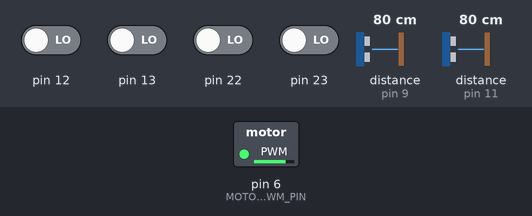
The sketch below on a simulated Arduino Uno, built with avr-gcc and run on an emulated ATmega328P. Shown: switched loads named in the sketch (green lamp = pin HIGH). Wiring (inferred from the names in the program): 2 × ultrasonic range finder: trigger pin 8, echo pin 9 / trigger pin 10, echo pin 11. The inputs (shaded band) are chosen by the test bench; at power-on: pin 12, pin 13, pin 22, pin 23 LOW, distance to the obstacle (sensors on pin 9, pin 11) 80 cm. The echo pulse lasts 58.3 µs per cm; pins used as bus, display or sensor lines are not drawn.

Above: at 1.2 s.
1.3 s: distance to the obstacle (sensor on pin 9) set to 125 cm
2.8 s: distance to the obstacle (sensor on pin 9) set to 134 cm
At 3.8 s:
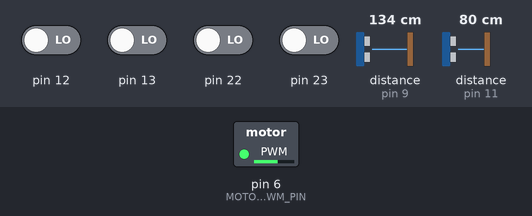
4.4 s: distance to the obstacle (sensor on pin 11) set to 180 cm
5.9 s: distance to the obstacle (sensor on pin 11) set to 188 cm
At 6.3 s:
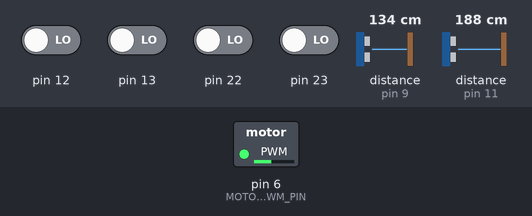
7.5 s: distance to the obstacle (sensor on pin 9) set to 299 cm
At 8.8 s:
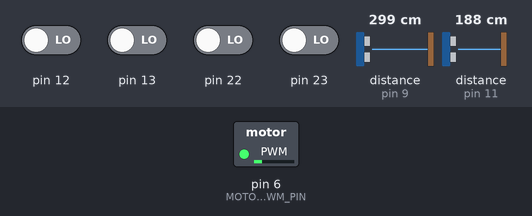
9.2 s: distance to the obstacle (sensor on pin 9) set to 2 cm
At 10.1 s:
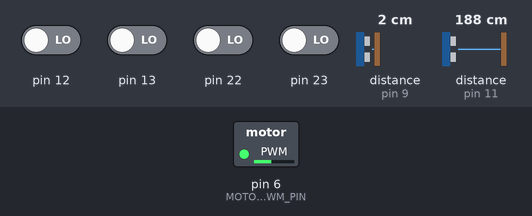
Timing chart, 0 to 11.9 s (numbered marks = the images above; inputs shaded):
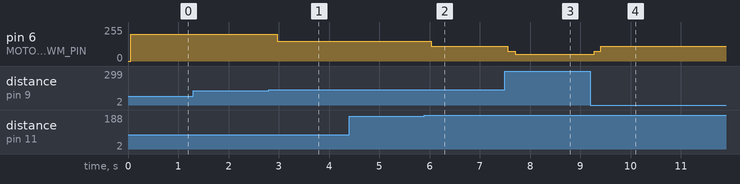

The sketch:

SimultaneousUltrasonic.ino
```cpp
// Simultaneous Ultrasonic Readings
// by G. C. Holden
// 11/22/2018
// Allows for improved consistency in ultrasonic reading by utilizing
// two inexpensive HC-SR04 modules pointed in the same direction and
// manually pulsing them nearly simultaneously, using timestamps (no interrupt timers)
// to calculate distances.


#include <Arduino.h>    // Must include the Arduino Library
//#include <LiquidCrystal.h>  // Uncomment if using 16 x 2 LCD display for testing

#define TRIG_PIN1          8    // Pin # connected to Ultrasonic Module 1 Trigger
#define ECHO_PIN1          9    // Pin # connected to Ultrasonic Module 1  Echo

#define TRIG_PIN2          10   // Pin # connected to Ultrasonic Module 2 Trigger
#define ECHO_PIN2          11   // Pin # connected to Ultrasonic Module 2 Echo

#define MOTOR_PWM_PIN      6    // PWM Pin # connected to Motor control

#define ELEMENTS           4    // Number of elements to average together for distance reading

#define MAX_ECHO_WAIT   15892   // Maximum time to wait for echo pins to return low (distance of 274 cm * 58 microseconds seconds per cm)
#define MAX_READY_WAIT  550     // Maximum number of microseconds to wait for echo pins to be high (ready)

// LiquidCrystal lcd(8, 9, 4, 5, 6, 7); // Uncomment to Setup LCD display object

uint8_t port1;      // Register corresponding to echo pin of ultrasonic module 1
uint8_t bitMask1;   // Bitmask corresponding to echo pin of ultrasonic module 1
uint8_t port2;      // Register corresponding to echo pin of ultrasonic module 2
uint8_t bitMask2;   // Bitmask corresponding to echo pin of ultrasonic module 2

bool echoHigh_1;    // Flag indicating that Module 1 Echo pin goes high and timestamp set
bool echoLow_1;     // Flag indicating that Module 1 Echo pin goes back low and timestamp set
bool echoHigh_2;    // Flag indicating that Module 2 Echo pin goes high and timestamp set
bool echoLow_2;     // Flag indicating that Module 2 Echo pin goes back low and timestamp set

uint32_t Tm_outOfSetLoop; // Timestamp of exiting the loop to wait for echo pins to be ready
uint32_t Tm_outOfRtnLoop; // Timestamp of exiting the loop to wait for return of ping
uint32_t Tm_pulseSent;    // Timestamp of pulse initialization routine beginning

uint32_t Tm_start1;  // Timestamp of Module 1 Echo pin going high
uint32_t Tm_end1;    // Timestamp of Module 1 Echo pin going low

uint32_t Tm_start2; // Timestamp of Module 2 Echo pin going high
uint32_t Tm_end2;   // Timestamp of Module 2 Echo pin going low

uint32_t Tm_1 = millis();      // Timestamp of beginning of one averaging cycle
uint32_t Tm_2 = millis();      // Timestamp of end of one averaging cycle

uint32_t Tm_roundtrip1;    // Microseconds until ping returns
uint32_t Tm_roundtrip2;    // Microseconds until ping returns

volatile uint8_t* addrInputRegPort1;  // Address of the register holding the input state for port 1
volatile uint8_t* addrInputRegPort2;  // Address of the register holding the input state for port 2
// Declared volatile in case ultrasonic module changes the state while temporarily stored

int dist1 = 0;                    // Temporary storage of calculated distance 1
int dist2 = 0;                    // Temporary storage of calculated distance 2
int distances[ELEMENTS + 2] = {0}; // Array holding validated distance calculations
int index = 0;                    // Array indexing
int sum = 0;                      // Accumulator for averaging distances
int average = 0;                  // Average of validated distances
int intensity = 0;                // Motor intensity


void setup() {          // Initialization routine only runs once
  // Define pin modes
  pinMode(TRIG_PIN1, OUTPUT);       // Pin used to trigger module 1
  pinMode(ECHO_PIN1, INPUT);        // Pin used to read time of flight for module 1
  pinMode(TRIG_PIN2, OUTPUT);       // Pin used to trigger module 2
  pinMode(ECHO_PIN2, INPUT);        // Pin used to read time of flight for module 2

  pinMode(MOTOR_PWM_PIN, OUTPUT);   // PWM pin used to control intensity of haptic motor

  // Store the register corresponding to Echo pin 1
  port1 = digitalPinToPort(ECHO_PIN1);
  // Store value of the current numbered pins register bitmask in pinToBitMask
  bitMask1 = digitalPinToBitMask(ECHO_PIN1);
  // Store the address of the input register of port 1
  addrInputRegPort1 = portInputRegister(port1);

  // Store the register corresponding to Echo pin 2
  port2 = digitalPinToPort(ECHO_PIN2);
  // Store value of the current numbered pins register bitmask in pinToBitMask
  bitMask2 = digitalPinToBitMask(ECHO_PIN2);
  // Store the address of the input register of port 2
  addrInputRegPort2 = portInputRegister(port2);

  //    // Uncomment block to ready LCD display
  //    // USE LCD DISPLAY FOR TESTING OF VALUES
  //    // Initialize LCD display
  //    lcd.begin(16, 2);              // Define 16 character x 2 line
  //    lcd.clear();
  //    lcd.setCursor(0,0);
  //    lcd.print("Booting up...."); // print a simple message
  //    delay(1000);
  //    lcd.clear();
  //    lcd.setCursor(0,0);
  //    lcd.print("Dist 1:     cm");
  //    lcd.setCursor(0,1);
  //    lcd.print("Elapse:     millis");

  //    //**** Uncomment block in order to output CSV Header to serial monitor ****
  //    // Start Serial communication
  //    Serial.begin(115200);
  //    // Wait 1 second to enable activation of Serial Monitor
  //    delay(1000);
  //    Serial.println( "Intensity,   port1 , bitMask1,  port2,  bitMask2, *addrInputRegPort1, *addrInputRegPort2 , Tm_outOfSetLoop,  Tm_outOfRtnLoop, Tm_pulseSent, echoHigh_1,  echoLow_1, Tm_start1, Tm_end1, echoHigh_2,  echoLow_2,  Tm_start2, Tm_end2, Tm_roundtrip1, Tm_roundtrip2, Dist1, Dist2");

}     // END of initialization


// Main loop runs continuously after setup
void loop() {
  // Small delay to allow ultrasonic waves to clear
  delay(20);

  // Clear values for this ping cycle
  Tm_start1 = 0;
  Tm_start2 = 0;
  Tm_end1 = 0;
  Tm_end2 = 0;
  Tm_roundtrip1 = 0;
  Tm_roundtrip2 = 0;
  dist1 = 0;
  dist2 = 0;
  echoHigh_1 = false;
  echoHigh_2 = false;
  echoLow_1 = false;
  echoLow_2 = false;

  // If either Echo input pin is still high (true/anything but 0), wait
  while ( ((bitMask1 & *addrInputRegPort1)) || ((bitMask2 & *addrInputRegPort2))) {
    delayMicroseconds(250);   // Wait 1/4000 second before checking again
  }

  // Basic sequence to signal both HC-SR04s to Transmit
  digitalWrite(TRIG_PIN1, LOW);   // Set trigger pin of both modules LOW
  digitalWrite(TRIG_PIN2, LOW);
  delayMicroseconds(4);           // Hold for 4 millionths of a second
  digitalWrite(TRIG_PIN1, HIGH);  // Set trigger pin of both modules HIGH
  digitalWrite(TRIG_PIN2, HIGH);
  delayMicroseconds(16);          // Hold for 16 millionths of a second
  digitalWrite(TRIG_PIN1, LOW);   // Set trigger pin of both modules LOW
  digitalWrite(TRIG_PIN2, LOW);

  // Timestamp of when the pulse was requested - for timeout calculation
  Tm_pulseSent = micros();

  // Transition-to-high timestamp setting loop
  // Keep checking the echo pins while they are not both high and time is within reason
  while ( !(echoHigh_1 && echoHigh_2) && ( (micros() - Tm_pulseSent) < ( MAX_READY_WAIT ) )) {

    // Check if input register port BITWISE-ANDed with bitmask
    // is true (Echo pin 1 has gone high) AND the echo pin 1 high flag is not yet set
    if ( (!echoHigh_1) && (bitMask1 & *addrInputRegPort1)) {
      // Set module 1's beginning timestamp and set the started flag to true
      Tm_start1 = micros();
      echoHigh_1 = true;
    }
    // Check if (input register port BITWISE-ANDed with bitmask)
    // is true (Echo pin 2 has gone high) AND the echo pin 2 high flag is not yet set
    if ( (!echoHigh_2) && (bitMask2 & *addrInputRegPort2)) {
      // Set module 2's beginning timestamp and set the started flag to true
      Tm_start2 = micros();
      echoHigh_2 = true;
    }
  }   // End of Transition-to-high timestamp loop

  // Timestamp when the Echo going high loop was exited
  Tm_outOfSetLoop = micros();

  // Transition-to-low timestamp setting loop
  // If either of the Echo pins went high - meaning they sucessfully started listening
  if ( echoHigh_1 || echoHigh_2) {

    // Keep checking the echo pins while they are not both low and time is within reason
    while ( !(echoLow_1 && echoLow_2) && ((micros() - Tm_pulseSent) < ( MAX_ECHO_WAIT ) )) {

      // If the Echo pin 1 sucessfully went high AND
      // input register port BITWISE-ANDed with bitmask is false (pin has gone low)
      // AND the echo pin 1 low flag is not yet set
      if ( ( (echoHigh_1) && (!echoLow_1) && !(bitMask1 & *addrInputRegPort1)) ) {
        // Set the first module ending timestamp and set the ended flag to true
        Tm_end1 = micros();
        echoLow_1 = true;
      }

      // If the Echo pin 2 sucessfully went high AND
      // Input register port BITWISE-ANDed with bitmask is false (pin has gone low)
      // AND the echo pin 2 low flag is not yet set
      if ( (echoHigh_2) && (!echoLow_2) && !(bitMask2 & *addrInputRegPort2) ) {
        // Set the second module ending timestamp and set the ended flag to true
        Tm_end2 = micros();
        echoLow_2 = true;
      }

    }   // End of Transition-to-low timestamp loop

    // If module 1 started listening
    if (echoHigh_1) {
      // If module 1 heard an echo, calculate the roundtrip time
      if (echoLow_1) {
        Tm_roundtrip1 = Tm_end1 - Tm_start1;
      }
      // If module 1 did not hear an echo, set roundtrip time to maximum
      else {
        Tm_roundtrip1 = MAX_ECHO_WAIT;
      }
      // One way distance is approx equal to roundtrip time / 58
      dist1 = Tm_roundtrip1 / 58;
    }

    // Same sequence for module 2
    if (echoHigh_2) {
      if (echoLow_2) {
        Tm_roundtrip2 = Tm_end2 - Tm_start2;
        dist2 = Tm_roundtrip2 / 58;
      } else {
        Tm_roundtrip2 = MAX_ECHO_WAIT;
      }
      dist2 = Tm_roundtrip2 / 58;
    }
  }

  // Timestamp when the Echo going low loop was exited - for debugging
  Tm_outOfRtnLoop = micros();


  // WORK WITH DISTANCE VALUES TO CLEAN UP BAD DATA AND DISCREPANCIES
  // If there are distance values for both of the modules
  if (dist1 && dist2) {
    // If the two distances agree (are within 50cm of each other)
    if ( abs(dist1 - dist2) < 50 ) {
      // Add the distances to the distances array and increment index
      distances[index] = dist1;
      index++;
      distances[index] = dist2;
      index++;
    } // If there are two values, but they differ more than 50cm
    else {
      // Place the larger value into the distance array and increment the counter
      if (dist1 >= dist2) {
        distances[index] = dist1;
      }
      else {
        distances[index] = dist2;
      }
      index++;
    }
  } // If two values were not set then place either one or none into the array
  else {
    if (dist1) {
      distances[index] = dist1;
      index++;
    }
    else if (dist2) {
      distances[index] = dist2;
      index++;
    }
  }

  // If there are at least the required number of values in the array, average them
  if (index >= ELEMENTS) {
    for (int i = 0; i < ELEMENTS; i++) {
      sum += distances[i];
    }
    // Calculate average and then reset variables
    average = sum / ELEMENTS;
    index = 0;
    sum = 0;
    Tm_2 = millis();


    // If the distance indicates the path is clear of obstacles, set motor intensity low
    if ((average <= 0) || average >= 274) {
      intensity = 50;
    }
    else if (average < 80) {
      intensity = 255;
    }
    else if (average < 120) {
      intensity = 200;
    }
    else if (average < 160) {
      intensity = 150;
    }
    else if (average < 200) {
      intensity = 110;
    }
    else if (average < 240) {
      intensity = 75;
    }
    else if (average < 274) {
      intensity = 65;
    }

    analogWrite(MOTOR_PWM_PIN, intensity);

    //        // Output distance in CM to LCD for testing purposes
    //        lcd.setCursor(8,0);
    //        lcd.print("   ");
    //        lcd.setCursor(8,0);
    //        lcd.print(average);
    //
    //        lcd.setCursor(8,1);
    //        lcd.print("    ");
    //        lcd.setCursor(8,1);
    //        lcd.print(Tm_2-Tm_1);

    Tm_1 = Tm_2;    // Move end of this averaging cycle to beginning of next
  }

  //    //**** Uncomment block in order to output CSV data to serial ****
  //
  //    Serial.print( intensity);    Serial.print(" ,   ");
  //    Serial.print( port1);        Serial.print(" , ");
  //    Serial.print( bitMask1);     Serial.print(" , ");
  //
  //    Serial.print( port2);        Serial.print(" , ");
  //    Serial.print( bitMask2);     Serial.print(" , ");
  //
  //    Serial.print(* addrInputRegPort1);     Serial.print(" , ");
  //    Serial.print(* addrInputRegPort2);     Serial.print(" , ");
  //    Serial.print( Tm_outOfSetLoop);        Serial.print(" , ");
  //    Serial.print( Tm_outOfRtnLoop);        Serial.print(" , ");
  //    Serial.print( Tm_pulseSent);           Serial.print(" , ");
  //
  //    Serial.print(echoHigh_1);      Serial.print(" , ");
  //    Serial.print(echoLow_1);       Serial.print(" , ");
  //    Serial.print( Tm_start1);      Serial.print(" , ");
  //    Serial.print( Tm_end1);        Serial.print(" , ");
  //    Serial.print(echoHigh_2);      Serial.print(" , ");
  //    Serial.print(echoLow_2);       Serial.print(" , ");
  //    Serial.print( Tm_start2);      Serial.print(" , ");
  //    Serial.print( Tm_end2);        Serial.print(" , ");
  //
  //    Serial.print( Tm_roundtrip1);  Serial.print(" , ");
  //    Serial.print( Tm_roundtrip2);  Serial.print(" , ");
  //
  //    Serial.print( dist1);        Serial.print(" , ");
  //    Serial.print( dist2);        Serial.println("");


}  // END of main loop
```

Measured:
- the behaviour switches between 129 and 130 cm on distance to the obstacle (sensor on pin 9) (found by bisection; images 0 and 1)
- after the input at 1.3 s, every drawn part: stays the same
- after the input at 2.8 s, pin 6 (MOTOR_PWM_PIN): 200/255 → 150/255 after 0.17 s
- after the input at 4.4 s, every drawn part: stays the same
- after the input at 5.9 s, pin 6 (MOTOR_PWM_PIN): 150/255 → 110/255 after 0.14 s
- after the input at 7.5 s, pin 6 (MOTOR_PWM_PIN): 110/255 → 75/255 after 0.06 s, → 50/255 0.14 s later
- after the input at 9.2 s, pin 6 (MOTOR_PWM_PIN): 50/255 → 75/255 after 0.08 s, → 110/255 0.13 s later
